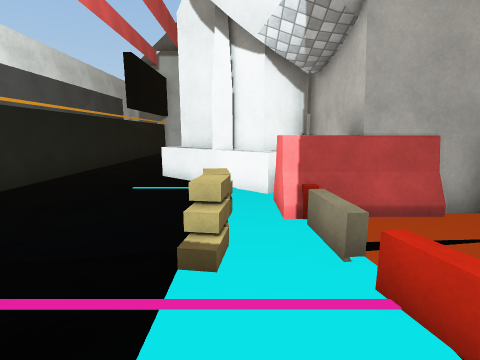
[1] (above)

19 first-person views from a walk through a scene from a Unity 3-D project. The camera is 1.5 m above the floor, tilts 10° down and sees 85° across. The floor is counted in squares, 1 m on a side. Each view is taken from the middle of a square. On the plan, view 1 faces up. The plan holds only what a view shows up to about 14 squares ahead; the rest is blank. The place goes on beyond the plan. Some surface patterns are stand-ins.

[2]
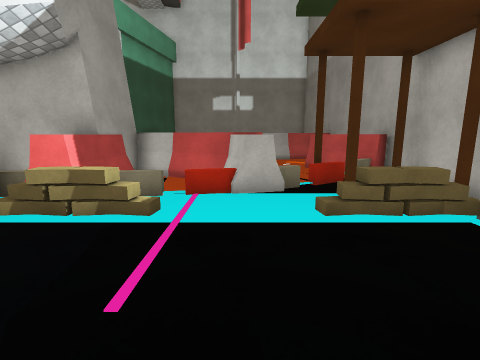

[3]
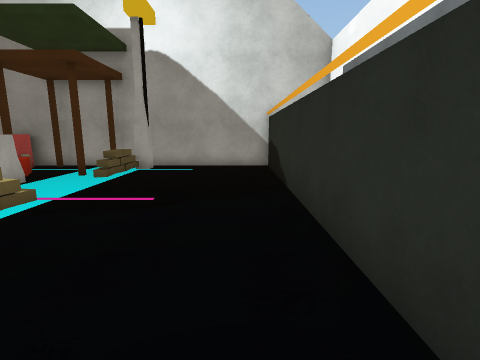

[4]
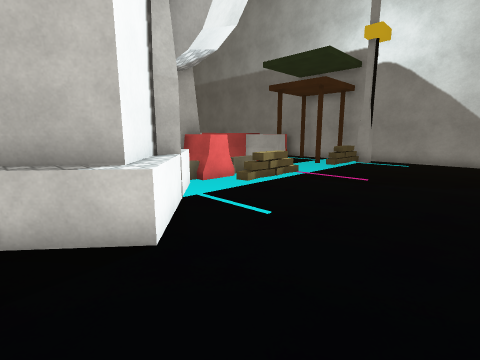

[5]
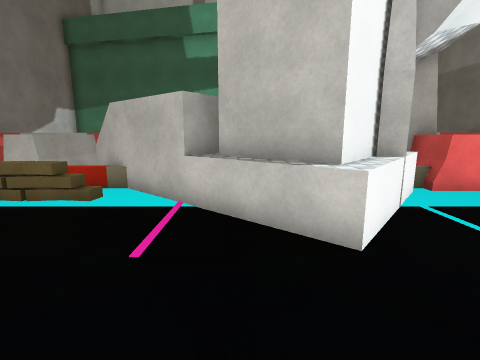

[6]
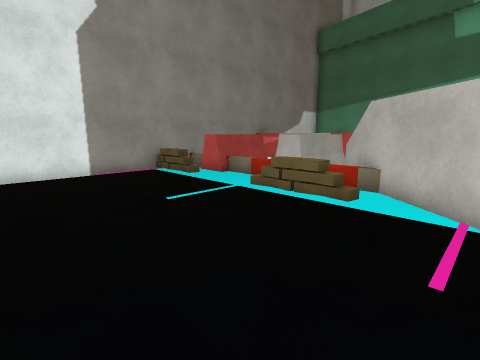

[7]
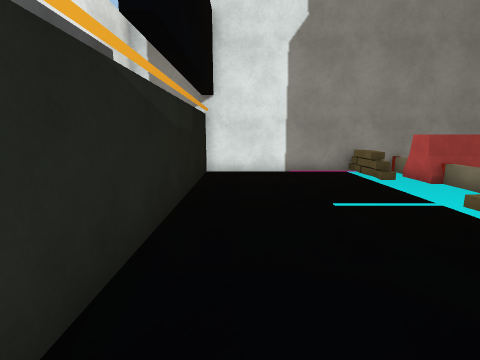

[8]
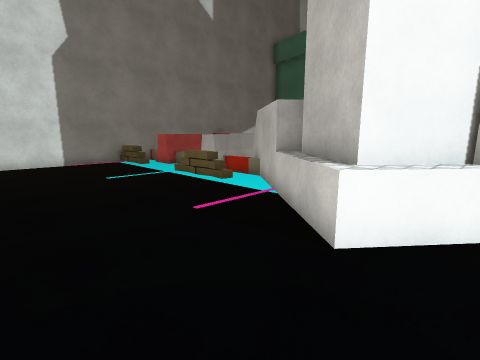

[9]
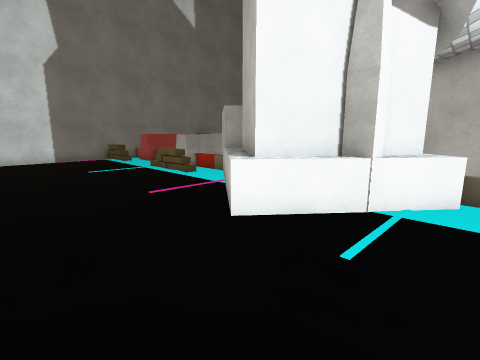

[10]
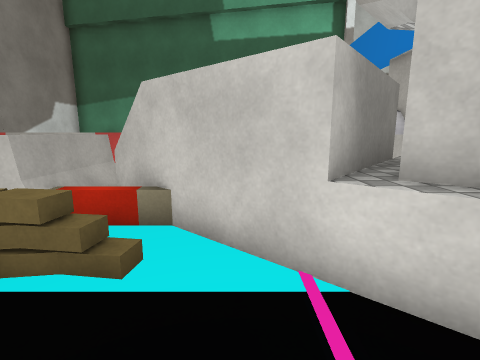

[11]
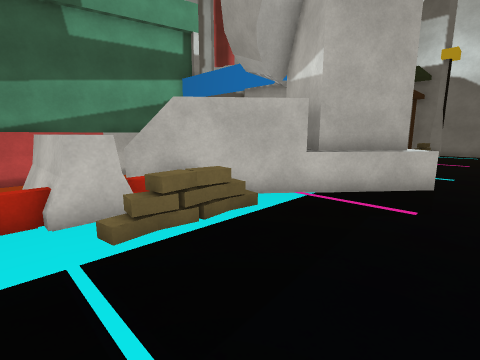

[12]
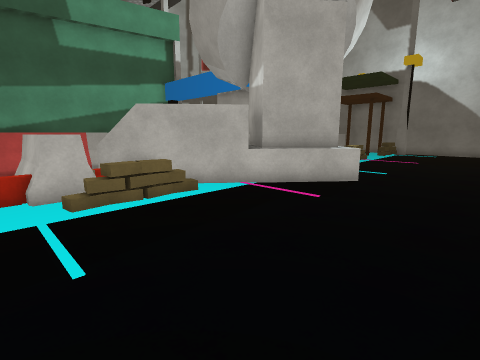

[13]
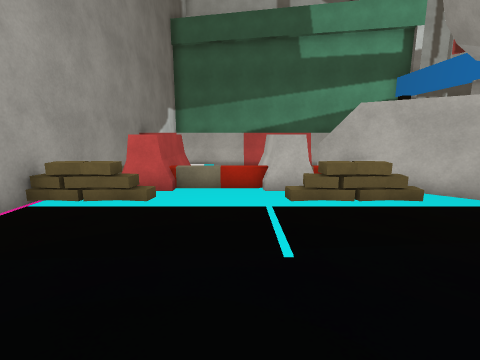

[14]
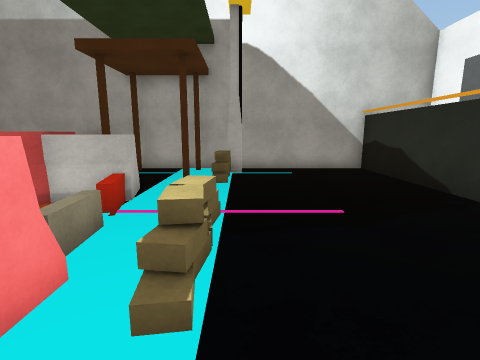

[15]
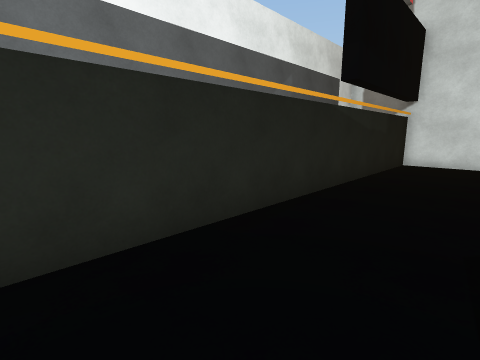

[16]
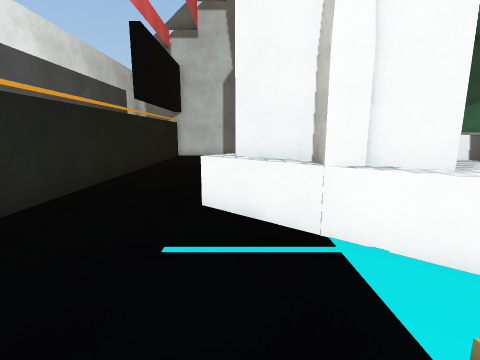

[17]
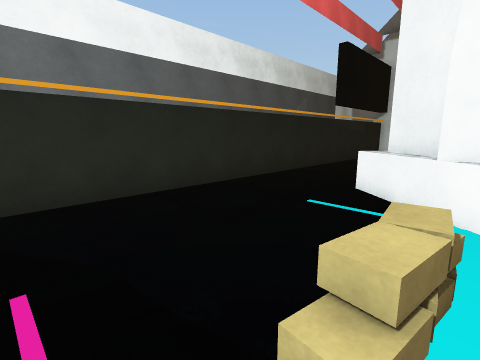

[18]
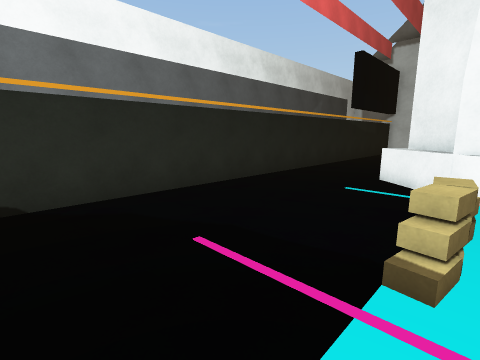

[19]
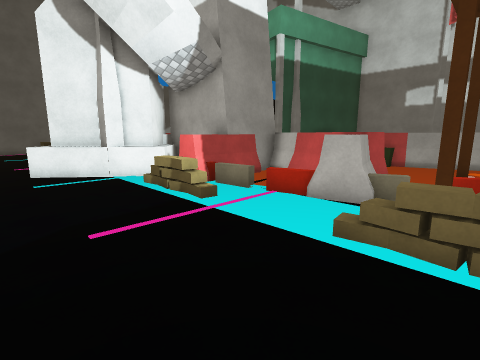

### Floor plan
Key: @ floor where view 1 was taken; # wall or solid block; . floor; = window, fence, low wall or low ledge; ^ raised ledge; O other object.
Columns run from 7 left of view 1 to 4 right of it. Each row starts with its distance up from view 1.
 23  ###### =
 22 #      O###
 21 #     OO###
 20 #     .O####
 19 #     ..#
 18 #. . ...#
 17 #    .O.OOO#
 16 #     OO#OO#
 15 #     OO##
 14 #     ..##
 13 #   . .##
 12 #..  ..##
 11 #.   .###
 10 #    ####^
  9 #    ##  OOO
  8 #.. ..###^ O
  7 #    ..^^#
  6 #.   ...#O
  5 #    ..OOOO#
  4 #    .OO#  #
  3 #     .O####
  2 #     ...###
  1 # .   ...OO#
  0 #     .@.#O#
 -1 #     OO####
 -2 #  .  OO# #
 -3 #     OO..##
 -4 #     O ###
 -5  ########

Positions as (right, up) in squares from view 1, and headings:
1: (0, 0), facing up
2: (-5, 1), facing right
3: (-5, 8), facing down
4: (-6, 11), facing down-right
5: (-6, 11), facing right
6: (-6, 12), facing up-right
7: (-5, 12), facing up
8: (-6, 8), facing up-right
9: (-6, 6), facing up-right
10: (-3, 13), facing right
11: (-4, 18), facing down-right
12: (-6, 18), facing down-right
13: (-6, 18), facing right
14: (-1, 7), facing down
15: (-3, 8), facing up-left
16: (-2, 4), facing up
17: (0, 2), facing up-left
18: (0, 0), facing up-left
19: (-4, -2), facing up-right
